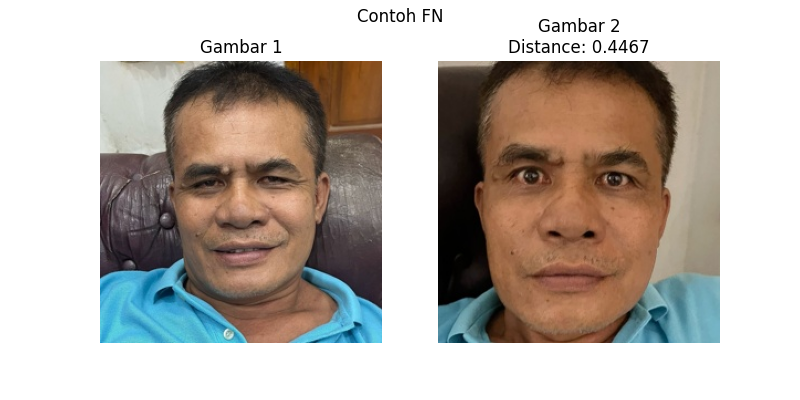
#> input picture FN_example.png, 800 x 400 px
$ python -i train_face_similarity.py   (imports and definitions only)
#> lines starting #> are read from the running program, lines starting #| are printed output that depends on the picture
import pandas as pd
import cv2
import numpy as np
from tensorflow.keras.models import Model
from tensorflow.keras.layers import Dense, GlobalAveragePooling2D, Input, Lambda
from tensorflow.keras.applications import ResNet50
import tensorflow as tf
import os

# Fungsi Contrastive Loss
# [14 lines left out: functions contrastive_loss, cosine_distance, not called in this run]

# Buat base network untuk Siamese Network
def create_base_network(input_shape):
    base_model = ResNet50(weights='imagenet', include_top=False, input_shape=input_shape)
    for layer in base_model.layers[:-15]:
        layer.trainable = False
    x = base_model.output
    x = GlobalAveragePooling2D()(x)
    x = Dense(512, activation='relu')(x)
    # Normalisasi embedding
    embedding = Dense(512, activation=None, dtype='float32')(x)
    embedding = Lambda(lambda x: tf.keras.backend.l2_normalize(x, axis=1))(embedding)
    return Model(inputs=base_model.input, outputs=embedding)

# Buat Siamese Network
def create_siamese_model(input_shape):
    base_model = create_base_network(input_shape)
    input_a = Input(shape=input_shape)
    input_b = Input(shape=input_shape)
    processed_a = base_model(input_a)
    processed_b = base_model(input_b)
    distance = Lambda(cosine_distance)([processed_a, processed_b])
    model = Model([input_a, input_b], distance)
    return model

# Muat dataset
train_df = pd.read_csv('training.csv', sep=';')
#> (reads training.csv from the repository)
val_df = pd.read_csv('validation.csv', sep=';')
#> (reads validation.csv from the repository)

# Verifikasi kolom
expected_columns = ['path', 'nama', 'suku', 'ekspresi', 'sudut', 'jarak', 'pencahayaan']
# [8 lines not run here, left out]

# Buat pasangan gambar (tingkatkan pasangan negatif)
def create_pairs(df, max_positive_per_person=10, max_negative_per_person=10):  # Tingkatkan jumlah pasangan
#> called with max_positive_per_person = 10, max_negative_per_person = 10
    pairs = []
    labels = []
    name_groups = df.groupby('nama')
    names = list(name_groups.groups.keys())

    # Pasangan positif
    for name in names:
        group = name_groups.get_group(name)
        if len(group) > 1:
            indices = np.random.choice(len(group), size=min(len(group), max_positive_per_person*2), replace=False)
            selected_pairs = 0
            for i in range(len(indices)):
                for j in range(i+1, len(indices)):
                    if selected_pairs >= max_positive_per_person:
                        break
                    pairs.append([group.iloc[indices[i]]['path'], group.iloc[indices[j]]['path']])
                    labels.append(1.0)
                    selected_pairs += 1

    # Pasangan negatif
    for name in names:
        group = name_groups.get_group(name)
        other_groups = df[df['nama'] != name]
        for i in range(min(len(group), max_negative_per_person)):
            other = other_groups.sample(n=1)
            pairs.append([group.iloc[i]['path'], other.iloc[0]['path']])
            labels.append(0.0)

    return np.array(pairs), np.array(labels, dtype=np.float32)

train_pairs, train_labels = create_pairs(train_df, max_positive_per_person=10, max_negative_per_person=10)
val_pairs, val_labels = create_pairs(val_df, max_positive_per_person=10, max_negative_per_person=10)
# [1 line not run here, left out]

# Fungsi untuk memuat dan preprocess gambar
def load_and_preprocess_image(img_path):
#> called with img_path = 'FN_example.png'
    try:
        img = cv2.imread(img_path)
#> img is the input picture: shape (400, 800, 3); mean B, G, R 172.6, 179.6, 187.8
        if img is None:
            raise ValueError(f"Gagal memuat gambar: {img_path}")
        # Normalisasi pencahayaan
        img_rgb = cv2.cvtColor(img, cv2.COLOR_BGR2RGB)
        img_lab = cv2.cvtColor(img_rgb, cv2.COLOR_RGB2LAB)
#> img_lab: shape (400, 800, 3); mean of channels 0, 1, 2 185, 131.2, 133.6
        l, a, b = cv2.split(img_lab)
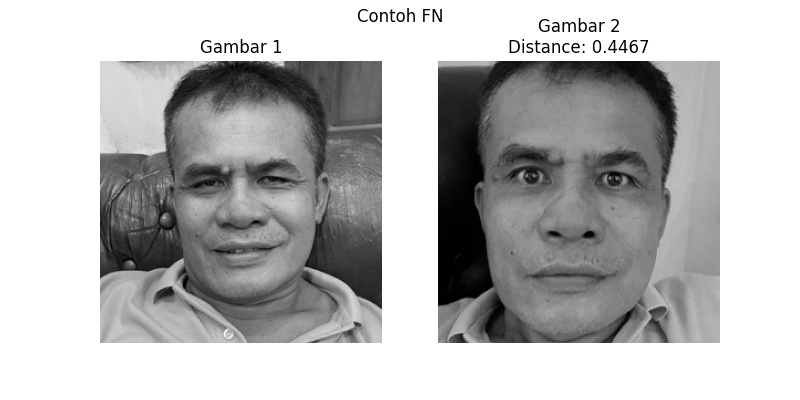
#> l: shape (400, 800); min 0, max 255, mean 185
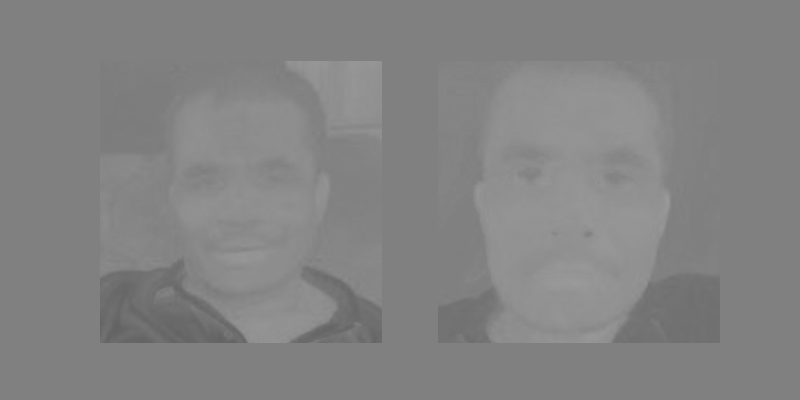
#> a: shape (400, 800); min 98, max 154, mean 131.2
        l = cv2.equalizeHist(l)
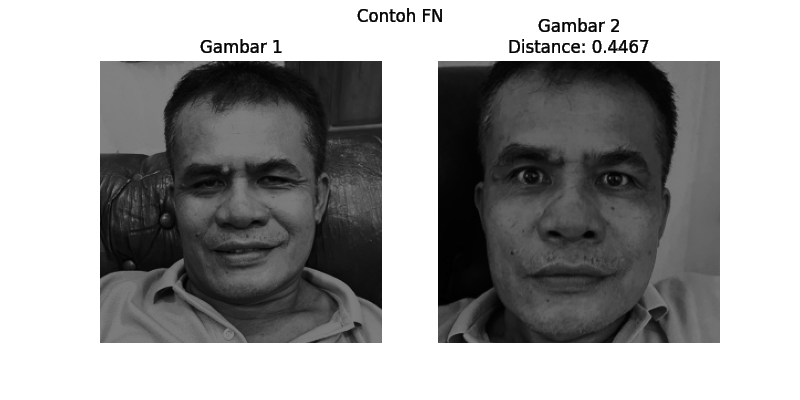
#> l: shape (400, 800); min 0, max 255, mean 158.8
        img_lab = cv2.merge((l, a, b))
#> img_lab: shape (400, 800, 3); mean of channels 0, 1, 2 158.8, 131.2, 133.6
        img_rgb = cv2.cvtColor(img_lab, cv2.COLOR_LAB2RGB)
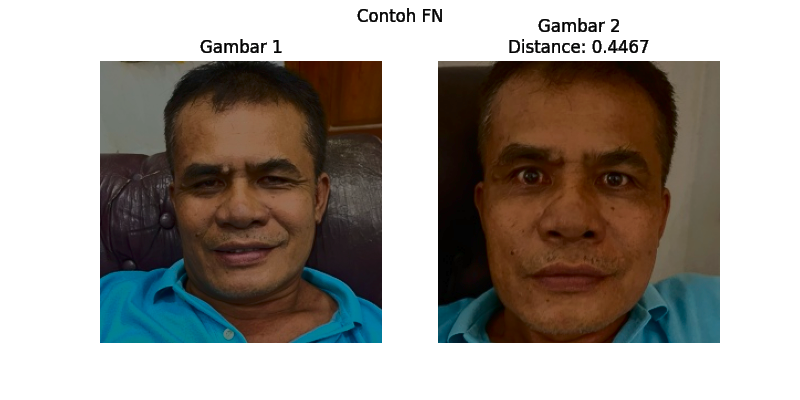
#> img_rgb: shape (400, 800, 3); mean R, G, B 161.1, 154.9, 148.6
        img = cv2.resize(img_rgb, (255, 255)).astype('float32') / 255.0
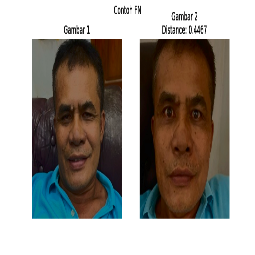
#> img: shape (255, 255, 3) float32; mean R, G, B 0.632, 0.608, 0.583
        return img
    except Exception as e:
        print(f"Error memuat gambar {img_path}: {e}")
        return None

# Fungsi augmentasi
# [40 lines left out: functions augment_image, data_generator, not called in this run]

# Buat Siamese Model
input_shape = (255, 255, 3)
# [1 line that did not run here, left out]

# Kompilasi model
# [2 lines not run here, left out]

# Latih model
batch_size = 8  # Tingkatkan batch size untuk stabilitas
steps_per_epoch = max(1, len(train_pairs) // batch_size)
validation_steps = max(1, len(val_pairs) // batch_size)

# [7 lines not run here, left out]

# Simpan model embedding
# [1 line that did not run here, left out]
# [1 line not run here, left out]

>>> result = load_and_preprocess_image('FN_example.png')
